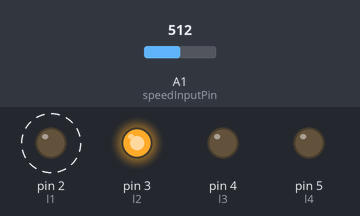
A sketch run on a simulated Arduino Uno, built with avr-gcc and run on an emulated ATmega328P. Shown: output pins drawn as LEDs (lit = HIGH). Dashed ring = blinking. Inputs (shaded band) come from the test bench; at power-on: A1 (speedInputPin) = 512.

Above: at 2.8 s.
2.9 s: A1 (speedInputPin) set to 0
At 4.7 s:
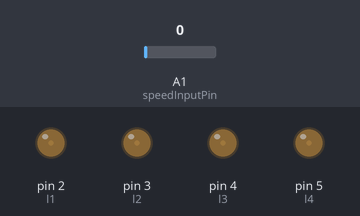
5.6 s: A1 (speedInputPin) set to 122
At 5.78 s:
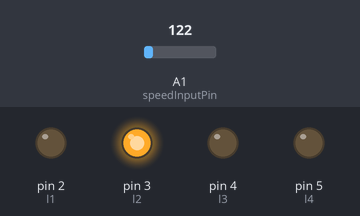
At 6.14 s:
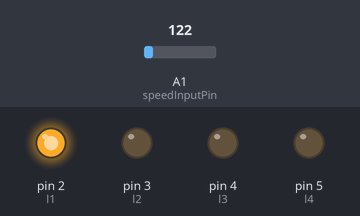
9.1 s: A1 (speedInputPin) set to 306
Timing chart, 0 to 18.6 s (numbered marks = the images above; inputs shaded):
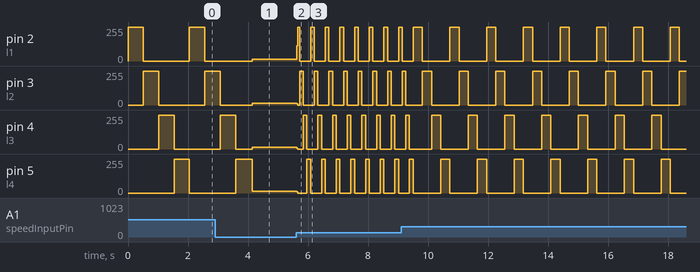

Measured:
- after the input at 5.6 s, pin 2 (l1): 13/255 → 114/255 at once, then moves between 0/255 and 255/255, repeating every 0.49 s; pin 5 (l4): 14/255 → 8/255 at once, then repeats every 0.43 s: 0/255 0.31 s, 255/255 0.12 s
- by itself, pin 2 (l1): alternates 255/255 for 0.51 s and 0/255 for 1.5 s

The sketch:

led_playdate2.ino
```cpp
int speedInputPin = A1;
int speed;

int l1 = 2;
int l2 = 3;
int l3 = 4;
int l4 = 5;

void setup() {
  // put your setup code here, to run once:
  pinMode(l1, OUTPUT);
  pinMode(l2, OUTPUT);
  pinMode(l3, OUTPUT);
  pinMode(l4, OUTPUT);
  digitalWrite(l1, LOW);
  digitalWrite(l2, LOW);
  digitalWrite(l3, LOW);
  digitalWrite(l4, LOW);
}

void loop() {
  // put your main code here, to run repeatedly:
  speed = analogRead(speedInputPin);
  //Serial.println(speed);
  digitalWrite(l1, HIGH);
  delay(speed);
  digitalWrite(l1, LOW);
  digitalWrite(l2, HIGH);
  delay(speed);
  digitalWrite(l2, LOW);
  digitalWrite(l3, HIGH);
  delay(speed);
  digitalWrite(l3,LOW);
  digitalWrite(l4,HIGH);
  delay(speed);
  digitalWrite(l4, LOW);
}
```
